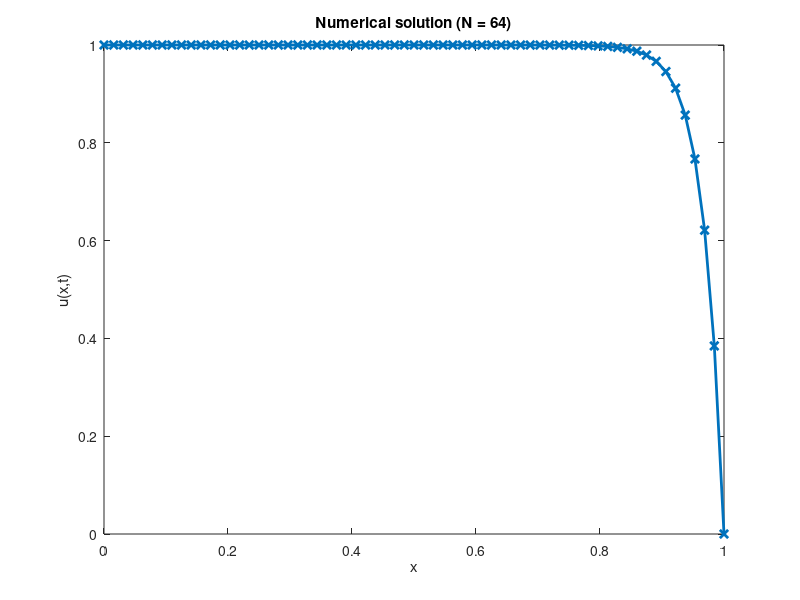

Reproduce this figure in MATLAB.
clear all;

% Parameters:
N = 64;
NP1 = N + 1;
L = 1.0;
dt = 0.001;
TF = 10;
Re = 40;

% Initial condition:
dx = L/N;
for i=1:NP1
    x(i) = (i-1)*dx;
    un(i) = 1-x(i);
    ue(i) = (exp(Re) - exp(Re*x(i))) / (exp(Re) - 1);
end

% Exact solution:
plot(x, ue, '-x');
figure(1);
xlabel('x');
ylabel('u(x,t)');
title('Exact solution (N = 64)');
pause

% Time loop
t = 0.0;
while (t < TF)
    
    % Interior points
    for i=2:NP1-1
        u(i) = un(i) - dt/dx * (un(i) - un(i-1)) + 1/Re * dt/(dx^2)...
            *(un(i+1) -2*un(i) + un(i-1));
        error(i) = abs(ue(i) - u(i));
    end



    % Boundary points
    u(1) = 1.0;
    u(NP1) = 0.0;


    
    % Update solution
    un = u;

    t = t + dt;

end
e = max(error(i));


% Numberical solution:
plot(x, u, '-x', 'LineWidth', 2);
xlabel('x');
ylabel('u(x,t)');
title('Numerical solution (N = 64)');
pause
